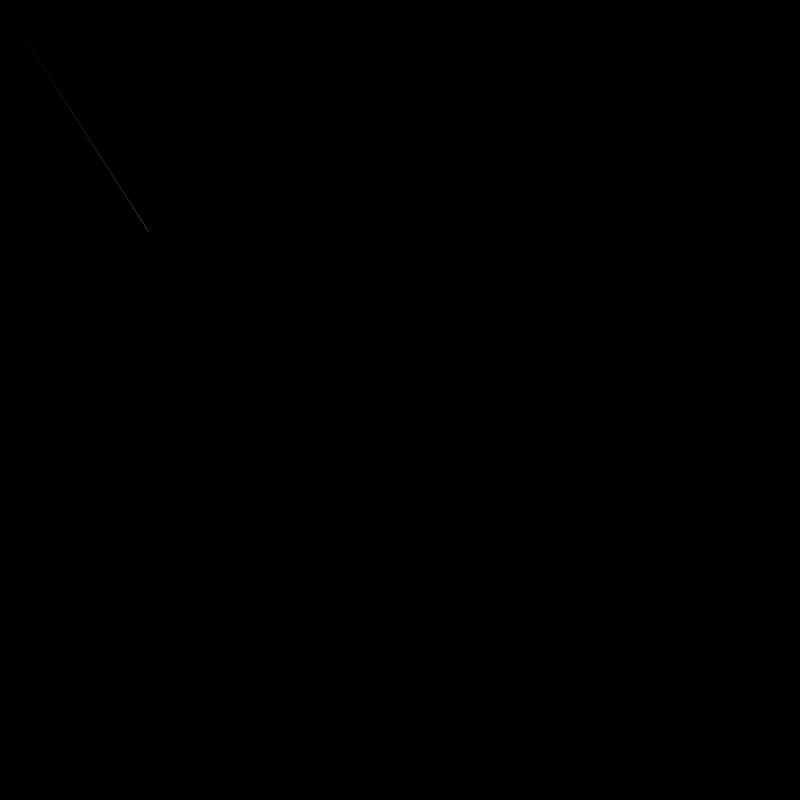
Frame 1 (no input)
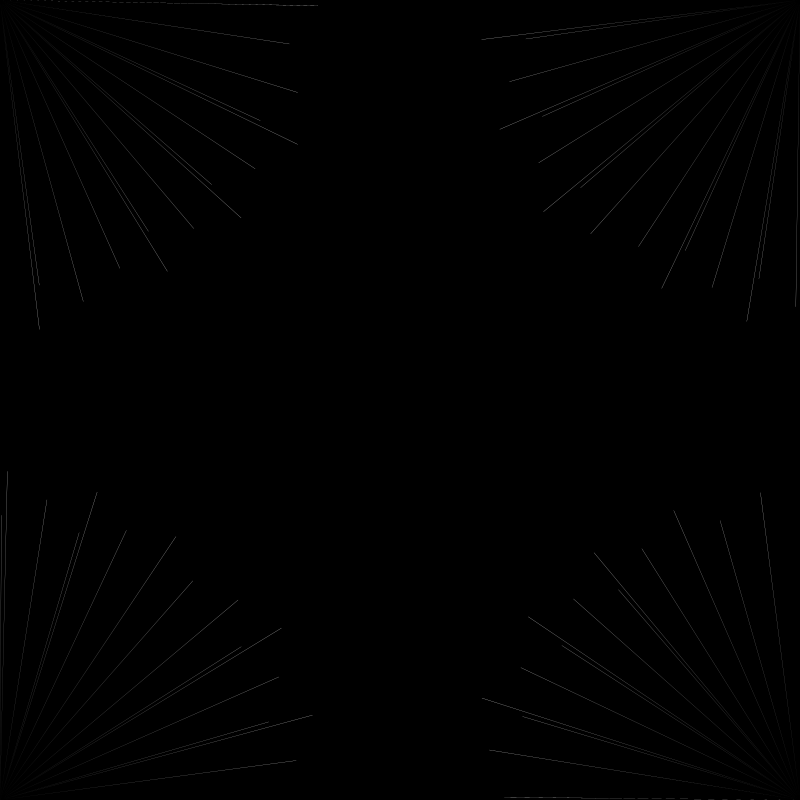
Frame 60 (the mouse pressed at the canvas centre just before this capture)
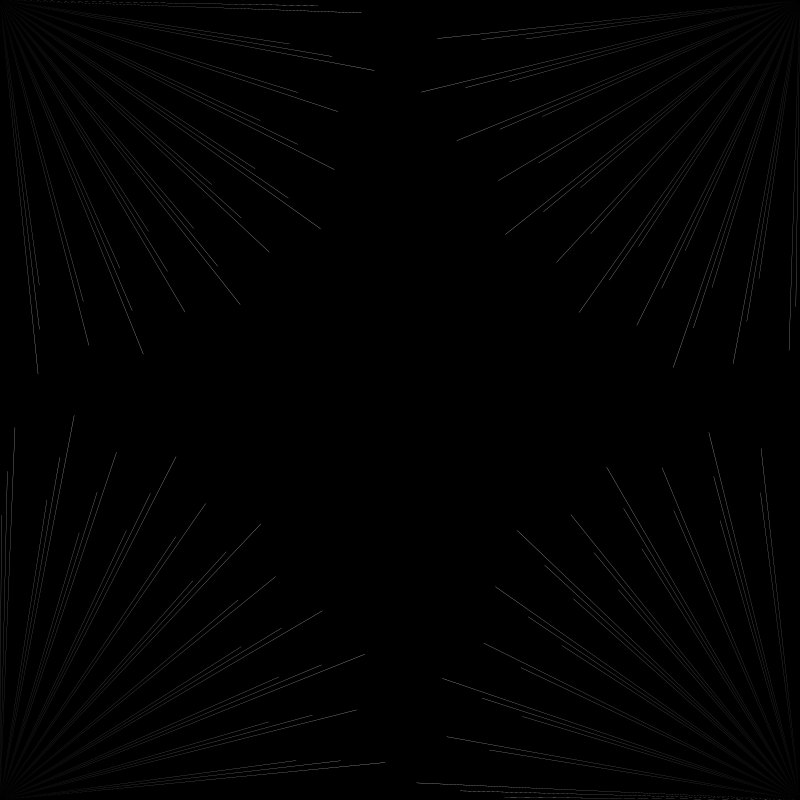
Frame 120 (the mouse held since frame 60 and released just before this capture)

The Processing sketch that drew these frames (run headless with seeded random() and noise(); from frame 60 on, the mouse is pressed at the canvas centre):

// Processing sketch: processing_8390
// ── processing_8390.pde

//Variable de couleur
int a;
//Rayon du cercle
int R;
//Centre du cercle
int xc;
int yc;
//angle qui détermine la position de l'arc
float angle1=mouseX;

void setup()
{
 //Epaisseur des traits 
  strokeWeight(0.5);
 //Couleur de fond 
  background(0);
 //Taille du sketch 
  size (800,800);
  //on déclare les variables
  a=(255);
  R=height-250;
  xc=width/2;
  yc=height/2;
  frameRate(360);
}


void draw()
{
 //Pour adoucir les trait.
   smooth();
 
 //Pour la couleur des arcs.
   fill(a);
 
 //On definit l'arc.
   angle1=(angle1+TWO_PI)%TWO_PI;
   
 //On trace le premier arc.
   arc (xc-400,yc+400,R,R,(angle1+frameCount)%TWO_PI,(angle1+frameCount+PI/5000)%TWO_PI);
   arc (xc-400,yc-400,R,R,(angle1+frameCount)%TWO_PI,(angle1+frameCount+PI/5000)%TWO_PI);
   arc (xc+400,yc-400,R,R,(angle1+frameCount)%TWO_PI,(angle1+frameCount+PI/5000)%TWO_PI);
   arc (xc+400,yc+400,R,R,(angle1+frameCount)%TWO_PI,(angle1+frameCount+PI/5000)%TWO_PI);
 //On augmente le rayon de 2 a chaques frame.  
  R = R+2;

//Je creer deux boucles à deux conditions.
//La première, si le rayon R = 8000 ET si le trait est blanc alors.
 if (R == 8000 & a == 255) { 
//On met le rayon à 0 et on change la couleur du trait en noir.   
  R = 0; 
  a=(0);
 }
 
//La seconde, si le rayon R = 8000 ET si le trait est noir alors. 
 if (R == 8000 & a == 0) { 
//On met le rayon à 0 et on change la couleur du trait en blanc.     
  R = 0; 
  a=(255);
 }

//On a ainsi une infinité de passages entre noir et blanc.
}
